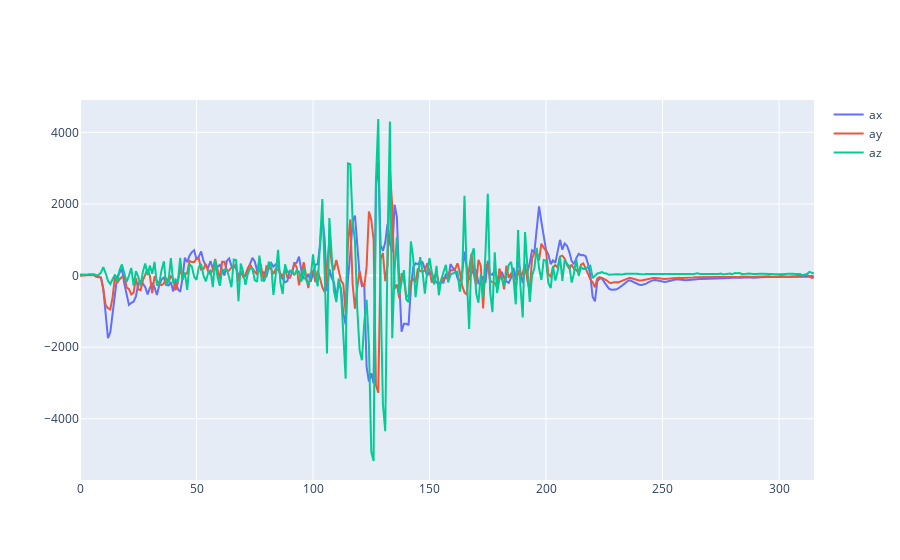

The cell this chart's notebook holds for it:
### Code cell
# fig = single_graph(acc_data[["ax", "ay", "az", "norm"]])
fig = single_graph(acc_data[["ax", "ay", "az"]])
fig.write_html("data_analysis_acc_1.html", full_html=False, include_plotlyjs="cdn")
fig.show()

### Figure 1 — Plotly figure (JSON) as saved in the notebook; plotly's stock layout.template omitted (floating-point values rounded to 4 significant figures; data arrays with more than 128 entries replaced by an {"elided": "..."} marker saying what was removed)
{"data": [{"name": "ax", "type": "scatter", "x": {"elided": "316 int values"}, "y": {"elided": "316 int values"}}, {"name": "ay", "type": "scatter", "x": {"elided": "316 int values"}, "y": {"elided": "316 int values"}}, {"name": "az", "type": "scatter", "x": {"elided": "316 int values"}, "y": {"elided": "316 int values"}}], "layout": {}}
